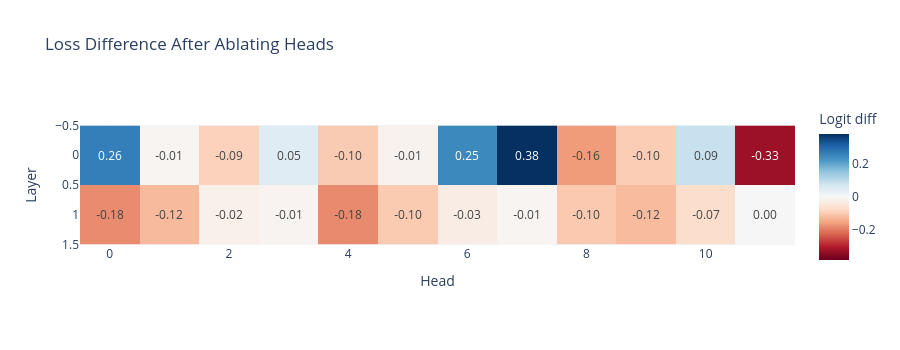

The notebook cell saved with this chart:
### Markdown cell above
### Exercise - mean ablation

> ```yaml
> Difficulty: 🔴⚪⚪⚪⚪
> Importance: 🔵🔵🔵⚪⚪
>
> You should aim to spend 5-15 mins on this exercise.
> ```

An alternative to zero-ablation is **mean-ablation**, where rather than setting values to zero, we set them to be their mean across some suitable distribution (commonly we'll use the mean over some batch dimension). This can be more informative, because zero-ablation takes a model out of its normal distribution, and so the results from it aren't necessarily representative of what you'd get if you "switched off" the effect from some particular component. Mean ablation, on the other hand, works slightly better (although it does come with its own set of risks). You can read more [here](https://www.neelnanda.io/mechanistic-interpretability/glossary#:~:text=Ablation%20aka%20Knockout) or [here](https://arxiv.org/html/2404.15255v1).

You should fill in the `head_mean_ablation_hook` function below, and run the code (also make sure in your previous `get_ablation_scores` function that you were actually using the `ablation_function` rather than hardcoding the zero ablation function, otherwise your code won't work here). You should see that the results are slightly cleaner, with the unimportant heads having values much closer to zero relative to the important heads.

### Code cell
def head_mean_ablation_hook(
    z: Float[Tensor, "batch seq n_heads d_head"],
    hook: HookPoint,
    head_index_to_ablate: int,
) -> None:
    z[:, :, head_index_to_ablate] = z[:, :, head_index_to_ablate].mean(dim=0)


rep_tokens_batch = run_and_cache_model_repeated_tokens(model, seq_len=50, batch_size=10)[0]
mean_ablation_scores = get_ablation_scores(model, rep_tokens_batch, ablation_function=head_mean_ablation_hook)

imshow(
    mean_ablation_scores,
    labels={"x": "Head", "y": "Layer", "color": "Logit diff"},
    title="Loss Difference After Ablating Heads",
    text_auto=".2f",
    width=900,
    height=350,
)

### Figure 1 — Plotly figure (JSON) as saved in the notebook; plotly's stock layout.template omitted (floating-point values rounded to 4 significant figures)
{"data": [{"coloraxis": "coloraxis", "hovertemplate": "Head: %{x}<br>Layer: %{y}<br>Logit diff: %{z}<extra></extra>", "name": "0", "texttemplate": "%{z:.2f}", "type": "heatmap", "xaxis": "x", "yaxis": "y", "z": [[0.262, -0.009244, -0.08834, 0.04607, -0.0984, -0.01282, 0.2451, 0.3809, -0.1622, -0.09553, 0.08667, -0.3274], [-0.1812, -0.1233, -0.02031, -0.01078, -0.1822, -0.09997, -0.0302, -0.008353, -0.1014, -0.1215, -0.06843, 0.002126]]}], "layout": {"coloraxis": {"autocolorscale": false, "cmid": 0, "colorbar": {"title": {"text": "Logit diff"}}, "colorscale": [[0, "rgb(103,0,31)"], [0.1, "rgb(178,24,43)"], [0.2, "rgb(214,96,77)"], [0.3, "rgb(244,165,130)"], [0.4, "rgb(253,219,199)"], [0.5, "rgb(247,247,247)"], [0.6, "rgb(209,229,240)"], [0.7, "rgb(146,197,222)"], [0.8, "rgb(67,147,195)"], [0.9, "rgb(33,102,172)"], [1, "rgb(5,48,97)"]]}, "height": 350, "title": {"text": "Loss Difference After Ablating Heads"}, "width": 900, "xaxis": {"anchor": "y", "constrain": "domain", "domain": [0, 1], "scaleanchor": "y", "title": {"text": "Head"}}, "yaxis": {"anchor": "x", "autorange": "reversed", "constrain": "domain", "domain": [0, 1], "title": {"text": "Layer"}}}}
